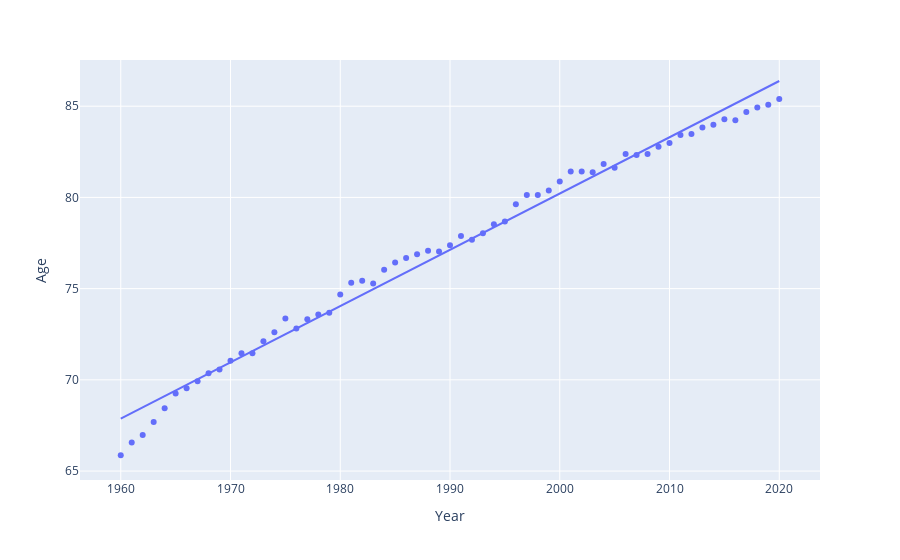

Here is the notebook cell this chart was saved with:
### Markdown cell above
(e)	Create a similar expectancy scatter plot using plotly.express as follow:

### Code cell
import plotly.express as px
fig= px.scatter(life, x = 'Year', y='Age', trendline='ols') 
fig.show()
